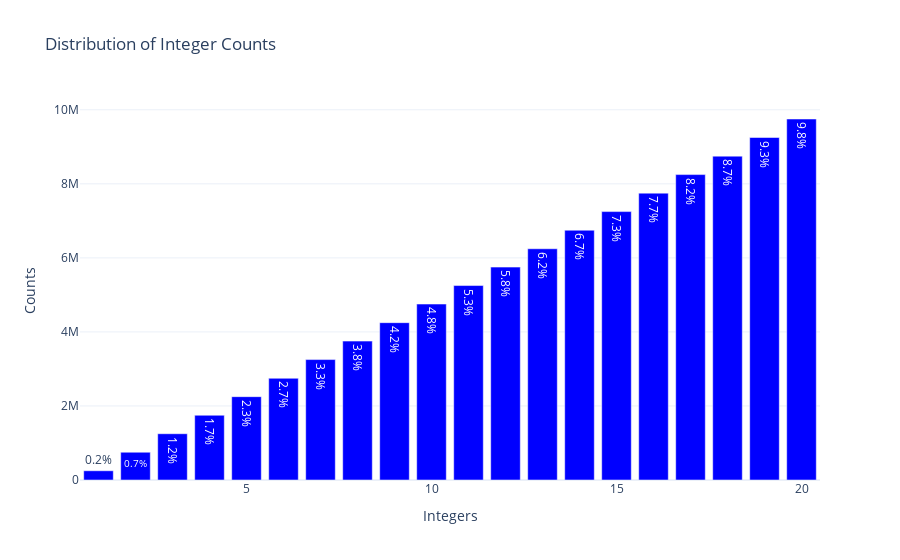

The cell this chart's notebook holds for it:
### Markdown cell above
# Advantage

### Code cell
DICE = 20
NUM_OF_DICE = 2
LOOPS = 100000000
THRESHOLD = [15, 18, 20]

dice_range = np.arange(1, DICE+1)

dice_rolls = np.max(
    np.random.choice(dice_range, size=(LOOPS, NUM_OF_DICE)), axis=1
).tolist()

print(f'Max Roll: 20 \nMin Roll: 1 \nAverage Roll: {np.mean(dice_rolls)}')
plot_int_distribution(dice_rolls)
chance_given_threshold(dice_rolls, THRESHOLD)

### Figure 1 — Plotly figure (JSON) as saved in the notebook; plotly's stock layout.template omitted (floating-point values rounded to 4 significant figures)
{"data": [{"marker": {"color": "blue"}, "text": ["5.8%", "9.8%", "7.3%", "6.7%", "1.7%", "6.2%", "3.8%", "9.3%", "4.2%", "2.7%", "5.3%", "1.2%", "8.7%", "8.2%", "7.7%", "0.7%", "2.3%", "4.8%", "3.3%", "0.2%"], "textposition": "auto", "type": "bar", "x": [12, 20, 15, 14, 4, 13, 8, 19, 9, 6, 11, 3, 18, 17, 16, 2, 5, 10, 7, 1], "y": [5750176, 9751268, 7250122, 6747260, 1749141, 6246160, 3751376, 9251526, 4249732, 2747903, 5252685, 1249773, 8748076, 8249549, 7749007, 749934, 2251030, 4752695, 3252940, 249647]}], "layout": {"autosize": true, "title": {"text": "Distribution of Integer Counts"}, "xaxis": {"autorange": true, "range": [0.5, 20.5], "title": {"text": "Integers"}, "type": "linear"}, "yaxis": {"autorange": true, "range": [0, 10260000.0], "title": {"text": "Counts"}, "type": "linear"}}}
